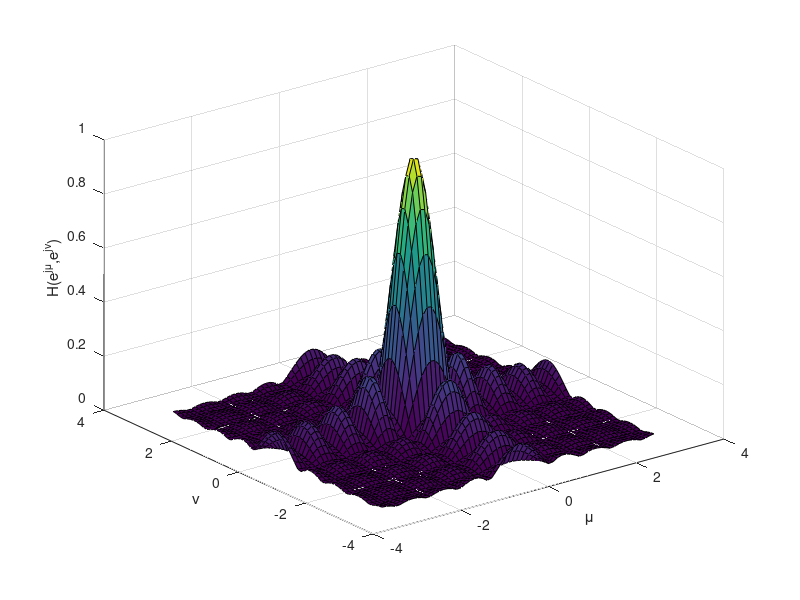
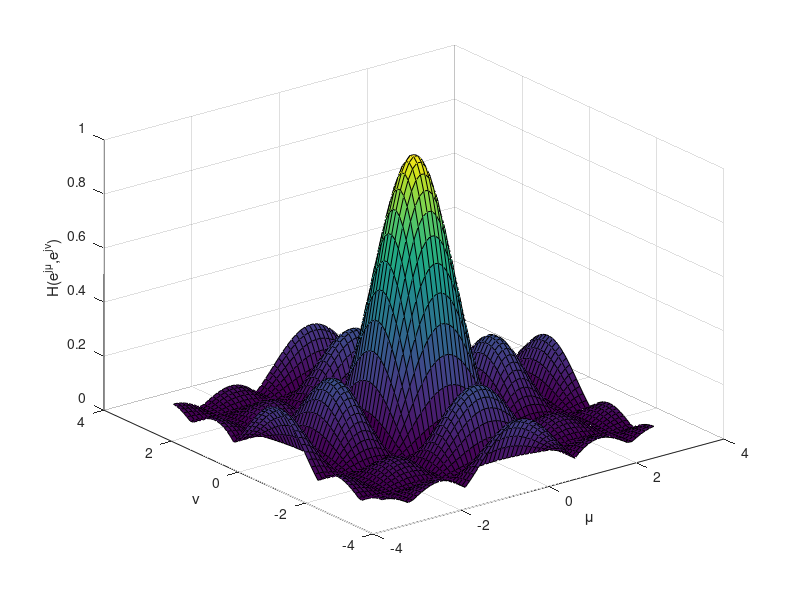
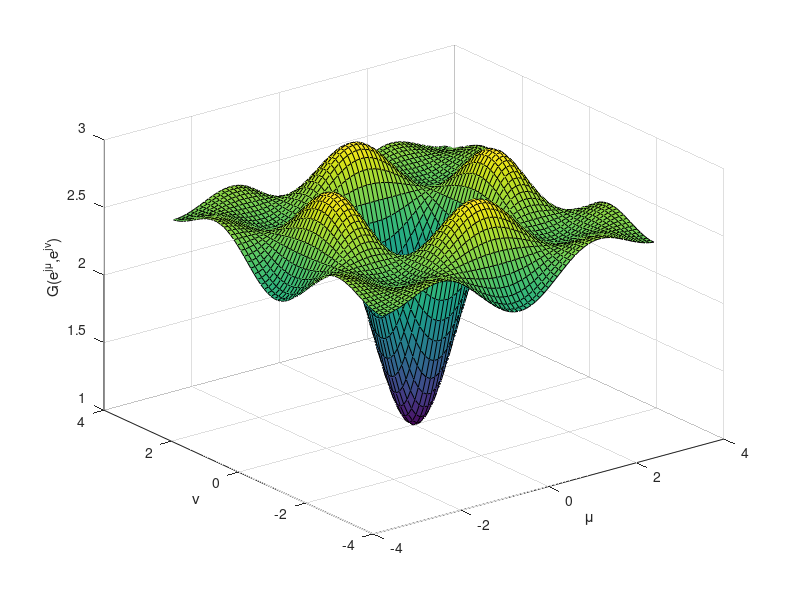
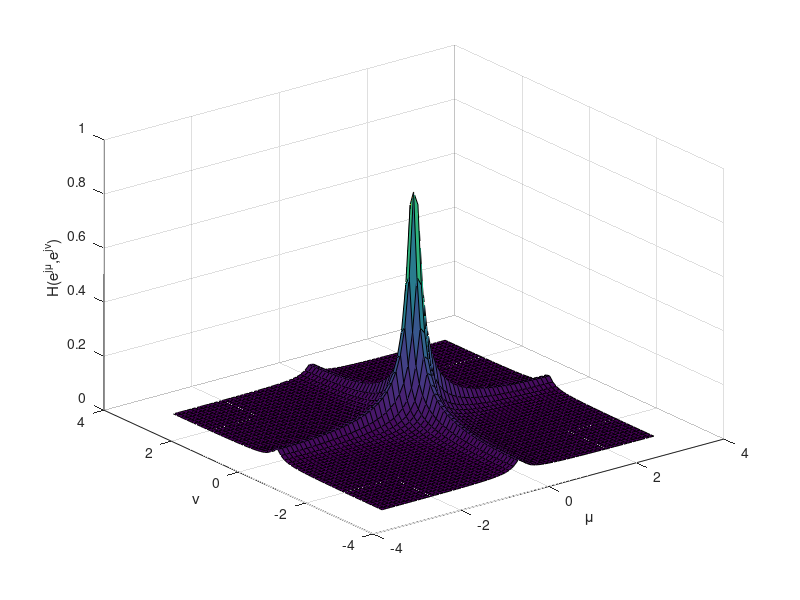

Reproduce these figures in MATLAB, in order.
%% section 3
u=-pi:0.1:pi;
v=-pi:0.1:pi;

[U,V]=meshgrid(u,v);
H_lpf=(1/81)*sin(9*U/2).*sin(9*V/2)./(sin(U/2).*sin(V/2));
fig1=figure(1);
surf(U,V,abs(H_lpf));
xlabel('\mu');
ylabel('\nu');
zlabel('H(e^{j\mu},e^{j\nu})');
print(fig1,'lpfcsft','-depsc','-tiff');


% Section 4 %
lamda = 1.5;
H_lpf_1 = (1/25)*sin(2.5*U).*sin(2.5*V)./(sin(0.5*U).*sin(0.5*V));
fig2 = figure(2);
surf(U,V,abs(H_lpf_1));
xlabel('\mu');
ylabel('\nu');
zlabel('H(e^{j\mu},e^{j\nu})');
print(fig2,'lpf1csft','-depsc','-tiff');
G = 1 + lamda*(1 - H_lpf_1);
fig3 = figure(3);
surf(U,V,abs(G));
xlabel('\mu');
ylabel('\nu');
zlabel('G(e^{j\mu},e^{j\nu})');
print(fig3,'hpfcsft','-depsc','-tiff');


% Section 5 %
H_iif = 0.01./(1-0.9*exp(-i*U)-0.9*exp(-i*V)+0.81*exp(-i*(U+V)));
fig4 = figure(4);
surf(U,V,abs(H_iif));
xlabel('\mu');
ylabel('\nu');
zlabel('H(e^{j\mu},e^{j\nu})');
print(fig4,'iircsft','-depsc','-tiff');

x = zeros(256,256);
y = zeros(256,256);
x(128,128) = 1;

for m = 1:256
	for n = 1:256
		y(m,n) = 0.01*x(m,n);
		if (m > 1)
			y(m,n) = y(m,n) + 0.9*y(m-1,n);
		end
		if (n > 1)
			y(m,n) = y(m,n) + 0.9*y(m,n-1);
		end
		if (m > 1 && n > 1)
			y(m,n) = y(m,n) - 0.81*y(m-1,n-1);
		end
	end
end

y(y(:) > 255) = 255;
y(y(:) < 0) = 0;

imwrite(uint8(255*100*y),'h_out.tif');